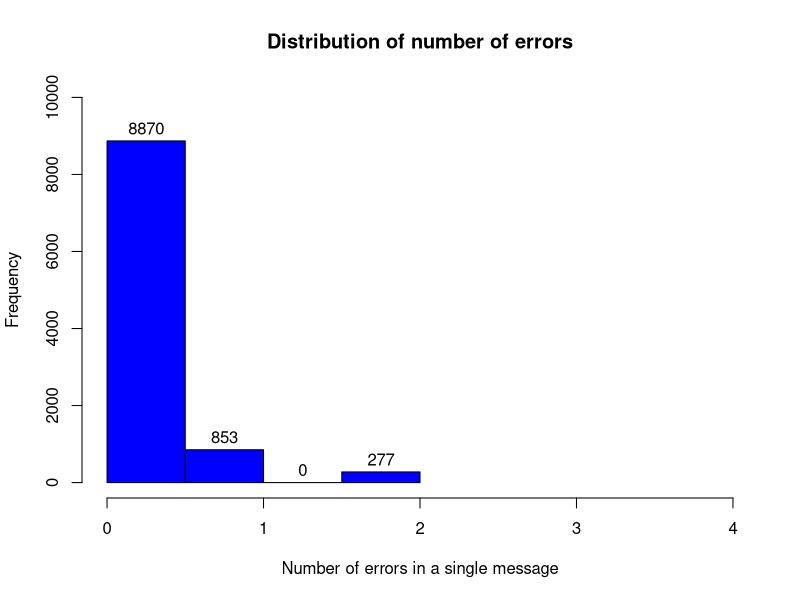
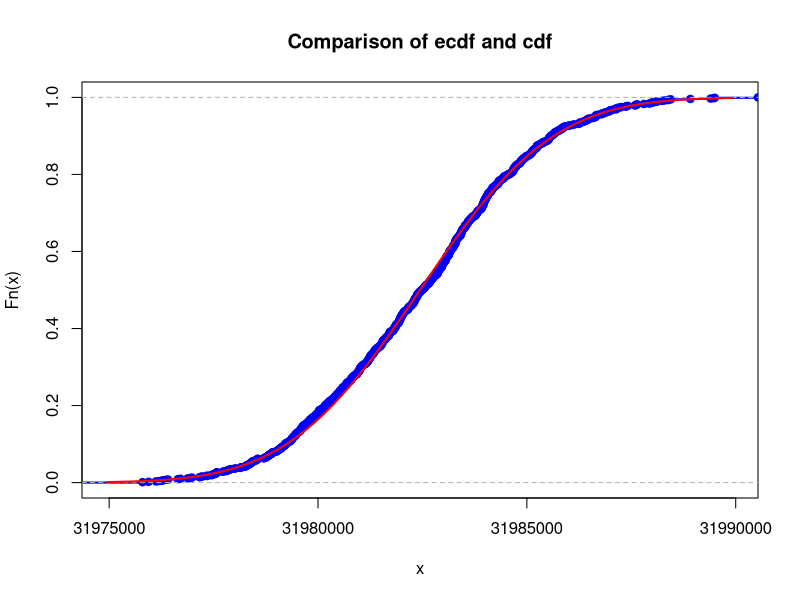
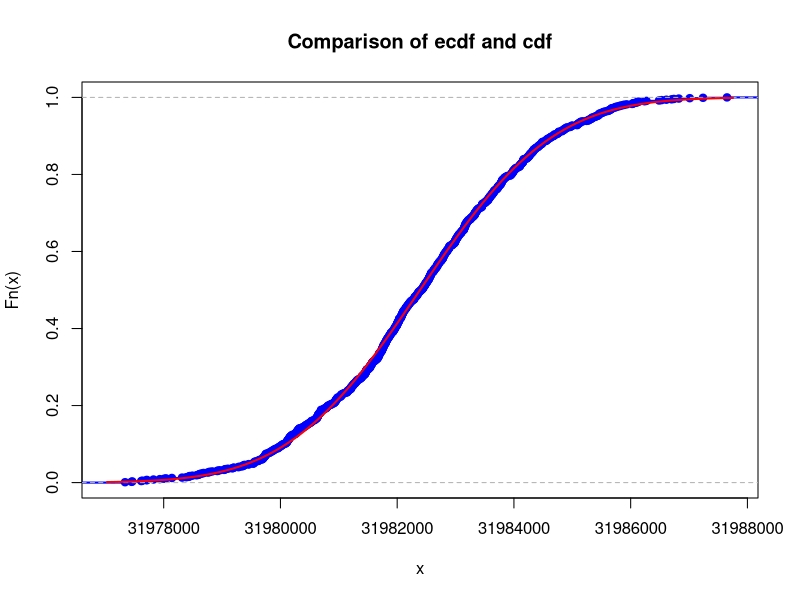
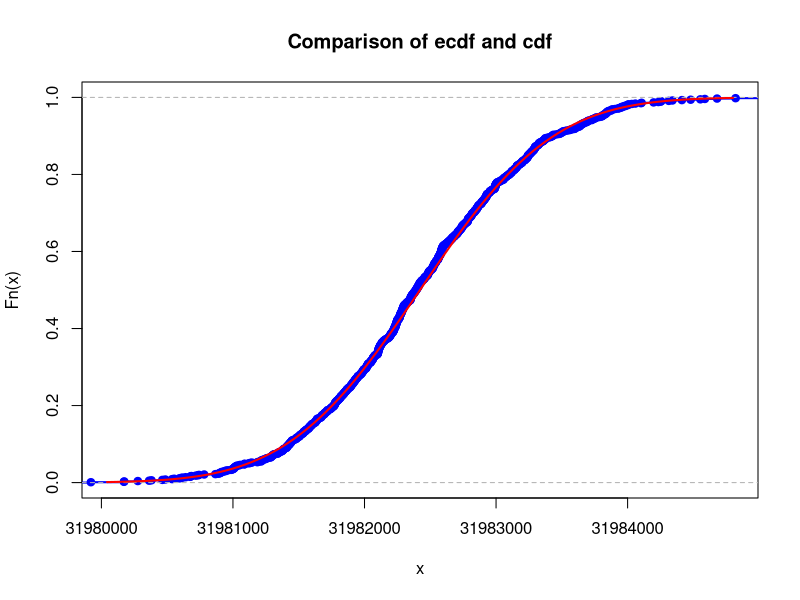
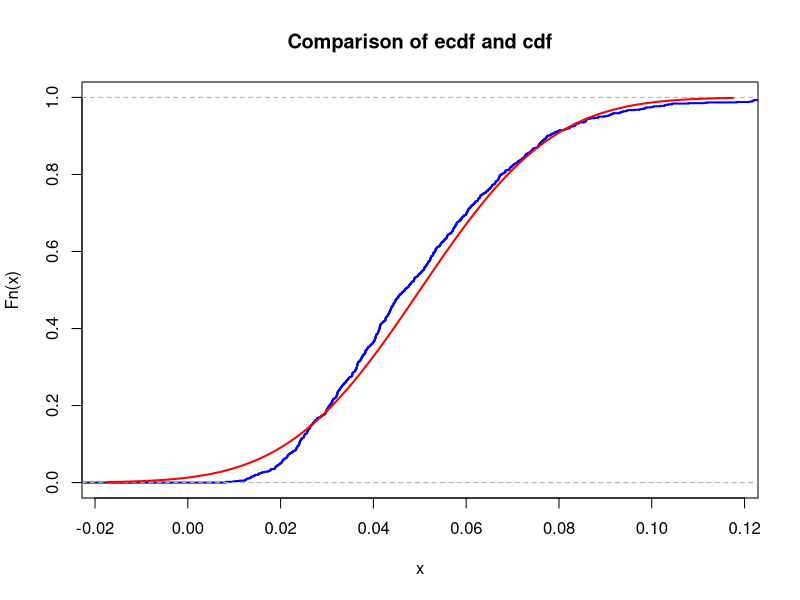
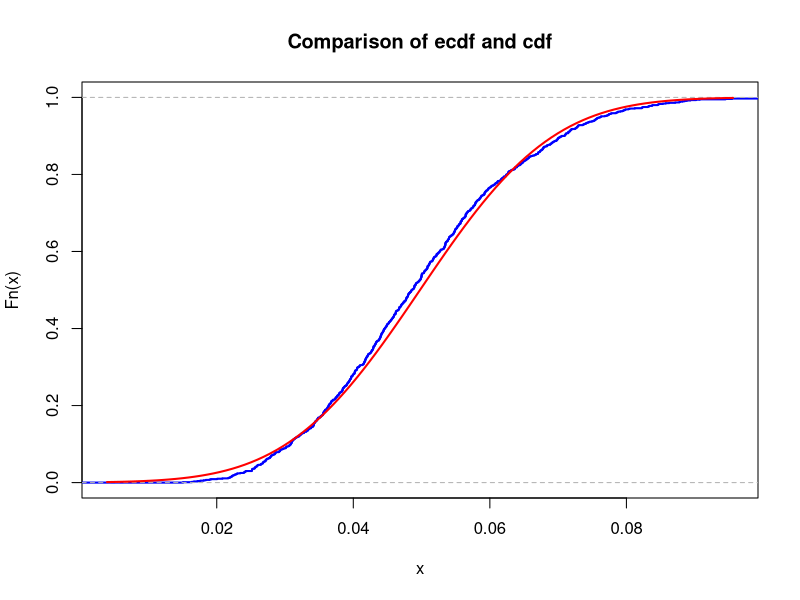
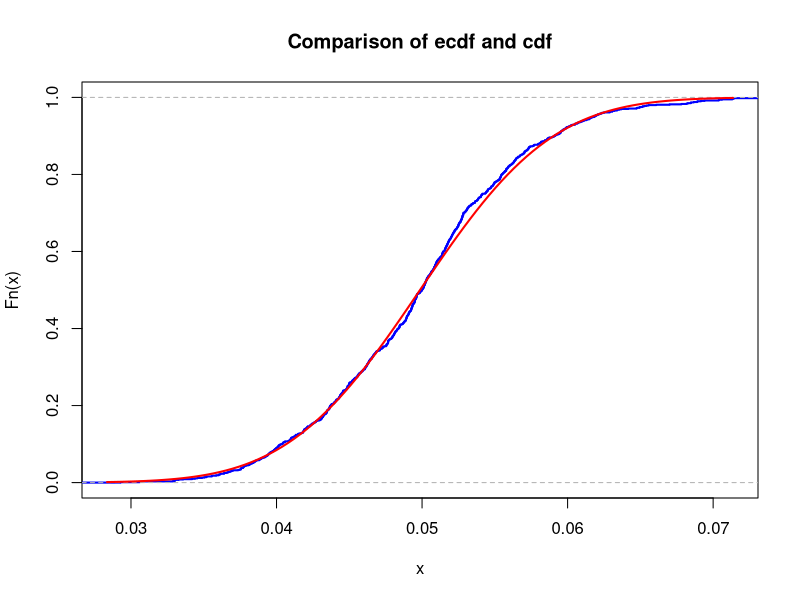

Here is the R script that generated these plots, in order: (Note: this script raises an error after producing the figures.)
## ---- chunk 1
id <- 10
set.seed(id)
p <- id/100
# matrices G and H
G <- matrix(c(1, 1, 1, 0, 0, 0, 0,
		1, 0, 0, 1, 1, 0, 0,
		0, 1, 0, 1, 0, 1, 0,
		1, 1, 0, 1, 0, 0, 1), nrow = 4, byrow = TRUE)
H <- t(matrix(c(1, 0, 1, 0, 1, 0, 1,
		0, 1, 1, 0, 0, 1, 1,
		0, 0, 0, 1, 1, 1, 1), nrow = 3, byrow = TRUE))
# cat("The matrix H is: \n")
# H
# cat("The product GH must be zero: \n")
# (G%*%H) %%2t("The matrix G is: \n")
## ---- chunk 2
# for each bit a random float number from 0 to 1 is generated and then if the value is less than probability p the value of bit is changed to the opposite 
errors_generator <- function(messages) {
  for (row in 1:nrow(messages)) {
    for (bit in 1:ncol(messages)) {
      error_prob <- runif(1)
      # print(error_prob)
      if (error_prob <= p) {
        # error_prob
        messages[row, bit] <- as.integer(!messages[row, bit])
      }
    }
  }
  return (messages)
}
## ---- chunk 3
# for each 7-bit message a syndrome vector is calculated in in case its value does equal to (0, 0, 0)  the corresponding bit is corrected 
# then the parity bits columns are deleted and decoded and corrected 4-bit messages are obtained
decoding <- function(received) {
  corrected <- (received %*% H) %% 2
  for (row in 1:nrow(corrected)) {
    idx <- 1*corrected[row, 1] + 2*corrected[row, 2] + 4*corrected[row, 3]
    if (idx != 0) {
      received[row, idx] <- as.integer(!received[row, idx])
    }
  }
  received <- received[, -c(1, 2, 4)]
  return (received)
}
## ---- chunk 4
# comparing original messages and decoded ones
# ratio of correctly and incorrectly transmitted ones is calculated
evaluate <- function(messages, decoded){
  counter <- 0
  for(row in 1:nrow(messages)){
    if(identical(messages[row,],decoded[row,])){
      counter <- counter+1
    }
  }
  return(counter/(nrow(messages)))
}
## ---- chunk 5
count_k <- function(messages, decoded){
  copy <- messages
  copy <- cbind(copy, 0)
  for(row in 1:nrow(messages)){
    if(!identical(messages[row,],decoded[row,])){
      for(idx in range(1:4)){
        if(messages[row, idx] != decoded[row, idx]){
          copy[row, 5] <- copy[row, 5] + 1
        }
      }
    }
  }
  return(copy)
}
## ---- chunk 6
message_generator <- function(N) {
  matrix(sample(c(0,1), 4*N, replace = TRUE), nrow = N)
}  
messages <- message_generator(10000)
messages[4,]
codewords <- (messages %*% G) %% 2
received <- errors_generator(codewords)
decoded <- decoding(received)
accuracy<- evaluate(messages,decoded)
accuracy
## ---- chunk 7
test <- count_k(messages, decoded)
temp <- test[,5]
h <- hist(temp,
     main = "Distribution of number of errors",
     xlab = 'Number of errors in a single message',
     xlim=c(0,4),
     ylim = c(0, 10000),
     col = 'blue',
     border = 'black',
     breaks = 6)
text(h$mids,h$counts,labels=h$counts, adj=c(0.5, -0.5))
## ---- chunk 8
# calculating lambda, mu and finding sample means for n = 5, n = 10 and n = 50
lambda <- log(2)/949864255.2  
N <- (10**18 * 6)/136.9
mu <- N * lambda
K <- 1e3
n1 <- 5
n2 <- 10
n3 <- 50
sample_means1 <- colMeans(matrix(rpois(n1*K, lambda = mu), nrow=n1))
sample_means2 <- colMeans(matrix(rpois(n2*K, lambda = mu), nrow=n2))
sample_means3 <- colMeans(matrix(rpois(n3*K, lambda = mu), nrow=n3))
## ---- chunk 9
# calculating mean and standart deviation of sample means 
mu1 <- mean(sample_means1)
sigma1 <- sd(sample_means1)
mu2 <- mean(sample_means2)
sigma2 <- sd(sample_means2)
mu3 <- mean(sample_means3)
sigma3 <- sd(sample_means3)
## ---- chunk 10
xlims_1 <- c(mu1-3*sigma1,mu1+3*sigma1)
Fs_1 <- ecdf(sample_means1)
plot(Fs_1, 
     xlim = xlims_1, 
     ylim = c(0,1),
     col = "blue",
     lwd = 2,
     main = "Comparison of ecdf and cdf")
curve(pnorm(x, mean = mu1, sd = sigma1), col = "red", lwd = 2, add = TRUE)
## ---- chunk 11
xlims_2 <- c(mu2-3*sigma2,mu2+3*sigma2)
Fs_2 <- ecdf(sample_means2)
plot(Fs_2, 
     xlim = xlims_2, 
     ylim = c(0,1),
     col = "blue",
     lwd = 2,
     main = "Comparison of ecdf and cdf")
curve(pnorm(x, mean = mu2, sd = sigma2), col = "red", lwd = 2, add = TRUE)
## ---- chunk 12
xlims_3 <- c(mu3-3*sigma3,mu3+3*sigma3)
Fs_3 <- ecdf(sample_means3)
plot(Fs_3, 
     xlim = xlims_3, 
     ylim = c(0,1),
     col = "blue",
     lwd = 2,
     main = "Comparison of ecdf and cdf")
curve(pnorm(x, mean = mu3, sd = sigma3), col = "red", lwd = 2, add = TRUE)
## ---- chunk 13
# calculatng the maximum difference between two c.d.f.'s
x <- seq(min(sample_means1),max(sample_means1), by = .01)
max(abs(Fs_1(x)-pnorm(x,mean = mean(sample_means1), sd = sd(sample_means1))))
x <- seq(min(sample_means2),max(sample_means2), by = .01)
max(abs(Fs_2(x)-pnorm(x,mean = mean(sample_means2), sd = sd(sample_means2))))
x <- seq(min(sample_means1),max(sample_means1), by = .01)
max(abs(Fs_3(x)-pnorm(x,mean = mean(sample_means3), sd = sd(sample_means3))))
## ---- chunk 14
lambda <- log(2)/949864255.2
N <- (10**18 * 6)/136.9 
K <- 1000
n <- 5
mu <- N * lambda
sum_values <- colSums(matrix(rpois(n*K, lambda = mu), nrow=n))
sum(sum_values < 8*10**8)
## ---- chunk 15
markov_bound <- function(mu){
  return (mu/(8*10**8))
}
markov_bound(mean(sum_values))
## ---- chunk 16
nu1 <- 20  # change this!
K <- 1e3
n1 <- 5
n2 <- 10
n3 <- 50
sample_means1 <- colMeans(matrix(rexp(n1*K, rate = nu1), nrow=n1))
sample_means2 <- colMeans(matrix(rexp(n2*K, rate = nu1), nrow=n2))
sample_means3 <- colMeans(matrix(rexp(n3*K, rate = nu1), nrow=n3))
## ---- chunk 17
mu1 <- mean(sample_means1)# change this!
sigma1 <- sd(sample_means1)  
mu2 <- mean(sample_means2)# change this!
sigma2 <- sd(sample_means2)
mu3 <- mean(sample_means3)# change this!
sigma3 <- sd(sample_means3) # change this!
## ---- chunk 18
xlims_1 <- c(mu1-3*sigma1,mu1+3*sigma1)
Fs_1 <- ecdf(sample_means1)
plot(Fs_1, 
     xlim = xlims_1, 
     col = "blue",
     lwd = 2,
     main = "Comparison of ecdf and cdf")
curve(pnorm(x, mean = mu1, sd = sigma1), col = "red", lwd = 2, add = TRUE)
## ---- chunk 19
xlims_2 <- c(mu2-3*sigma2,mu2+3*sigma2)
Fs_2 <- ecdf(sample_means2)
plot(Fs_2, 
     xlim = xlims_2, 
     col = "blue",
     lwd = 2,
     main = "Comparison of ecdf and cdf")
curve(pnorm(x, mean = mu2, sd = sigma2), col = "red", lwd = 2, add = TRUE)
## ---- chunk 20
xlims_3 <- c(mu3-3*sigma3,mu3+3*sigma3)
Fs_3 <- ecdf(sample_means3)
plot(Fs_3, 
     xlim = xlims_3, 
     col = "blue",
     lwd = 2,
     main = "Comparison of ecdf and cdf")
curve(pnorm(x, mean = mu3, sd = sigma3), col = "red", lwd = 2, add = TRUE)
## ---- chunk 21
x <- seq(min(sample_means1),max(sample_means1), by = .01)
max(abs(Fs_1(x)-pnorm(x,mean = mean(sample_means1), sd = sd(sample_means1))))
x <- seq(min(sample_means2),max(sample_means2), by = .01)
max(abs(Fs_2(x)-pnorm(x,mean = mean(sample_means2), sd = sd(sample_means2))))
x <- seq(min(sample_means1),max(sample_means1), by = .01)
max(abs(Fs_3(x)-pnorm(x,mean = mean(sample_means3), sd = sd(sample_means3))))
## ---- chunk 22
num = 100
sample_means4 <- colMeans(matrix(rexp(num*K, rate = nu1), nrow=num))
S = sum(sample_means4[1:100])
## ---- chunk 23

time = 1
prob = 0.95

Markov_num = num / (prob * nu1 * time)

Markov_num #Upper bound

## ---- chunk 24

Chebyshev_num = (num * prob + sqrt(num * prob - prob * prob)) / (nu1 * time * prob)
Chebyshev_num #Upper bound
## ---- chunk 25
CLT_num = 1
while(TRUE){
  flag = pnorm((time - (num / (nu1 * CLT_num))) / (sqrt(num) / (nu1 * CLT_num)))
  if (flag < 0.05){
    CLT_num = CLT_num + 1
  }
  else{
    break
  }
}
CLT_num = CLT_num - 1
CLT_num
## ---- chunk 26
new_S = sum(rexp(100, rate = CLT_num * nu1))
new_S

## ---- chunk 27
sums = colSums(matrix(rexp(100*count, rate = CLT_num * nu1), nrow = 100))
## ---- chunk 28
mean(sums >= 1)
